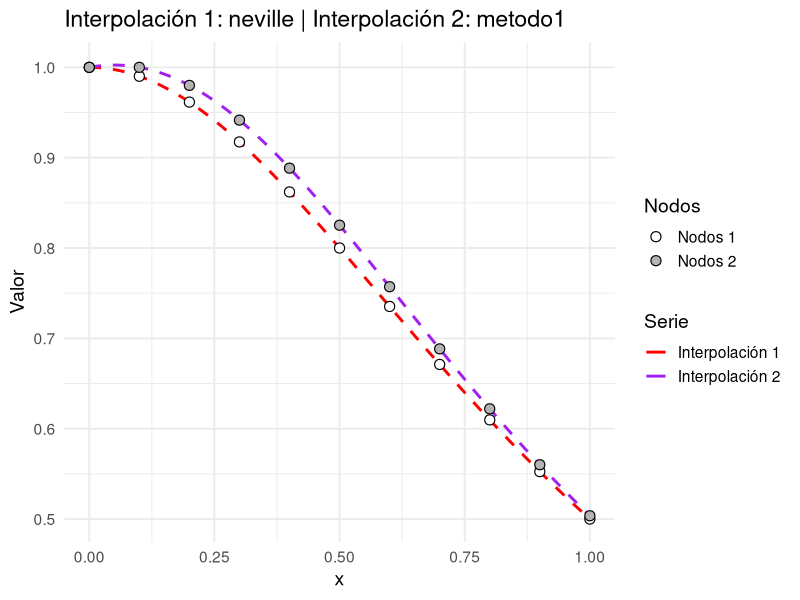
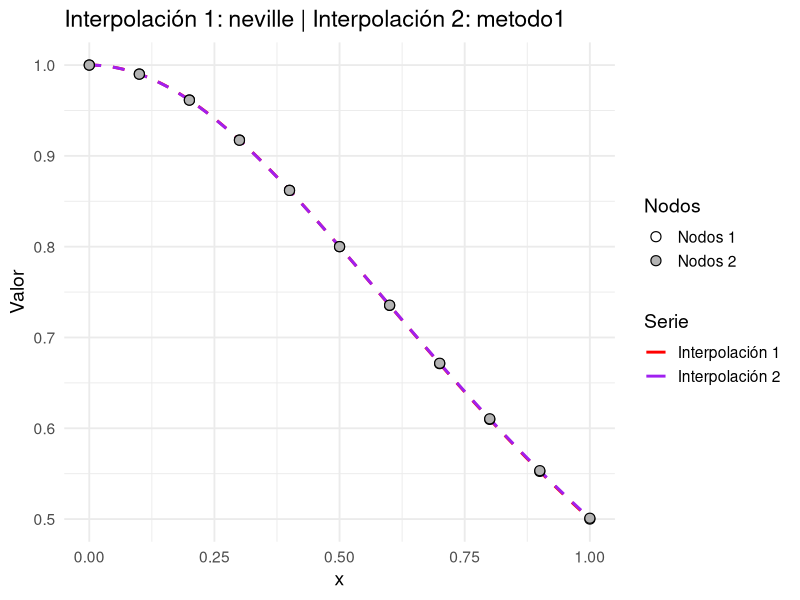
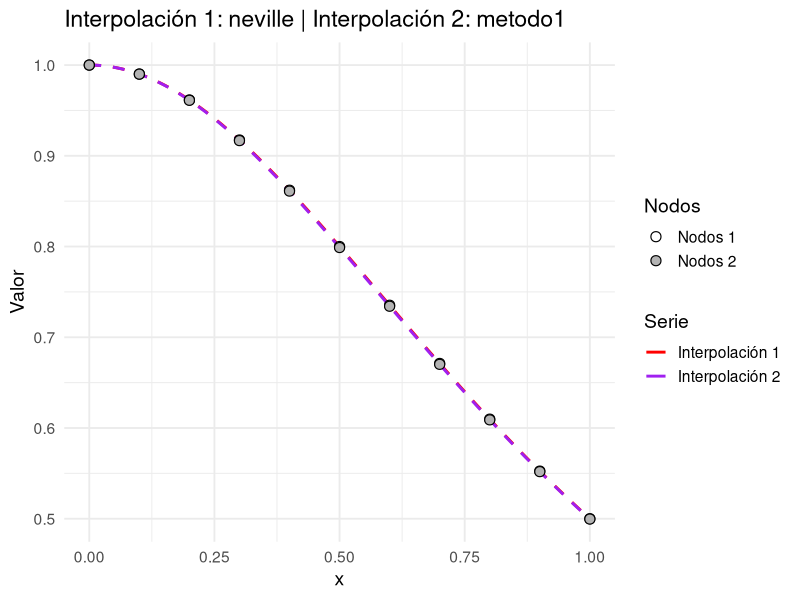
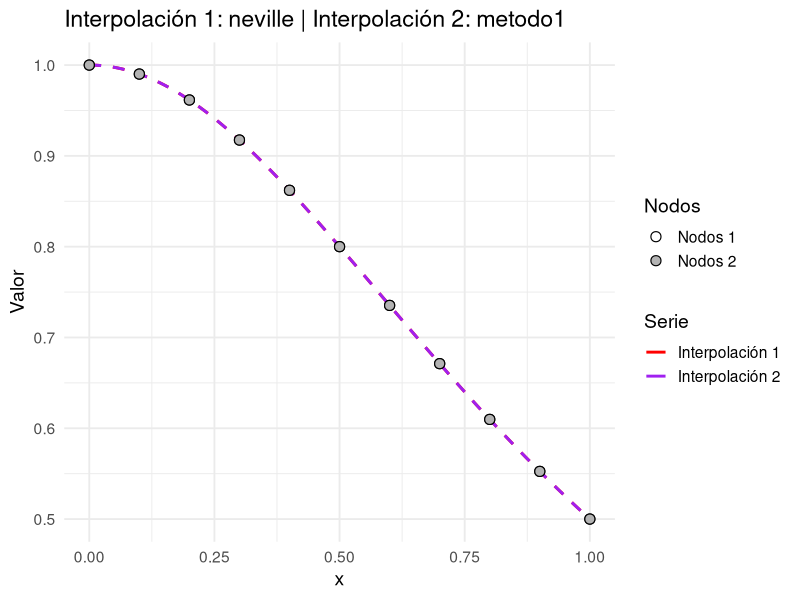
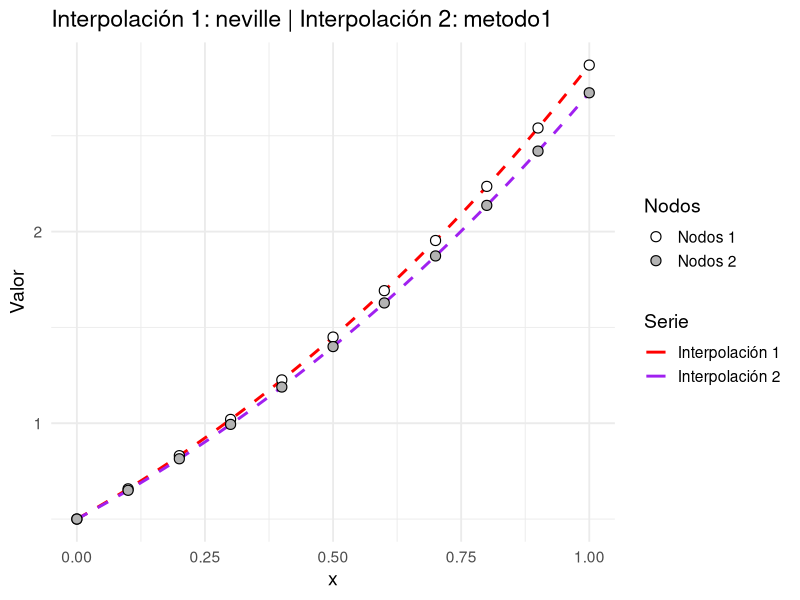
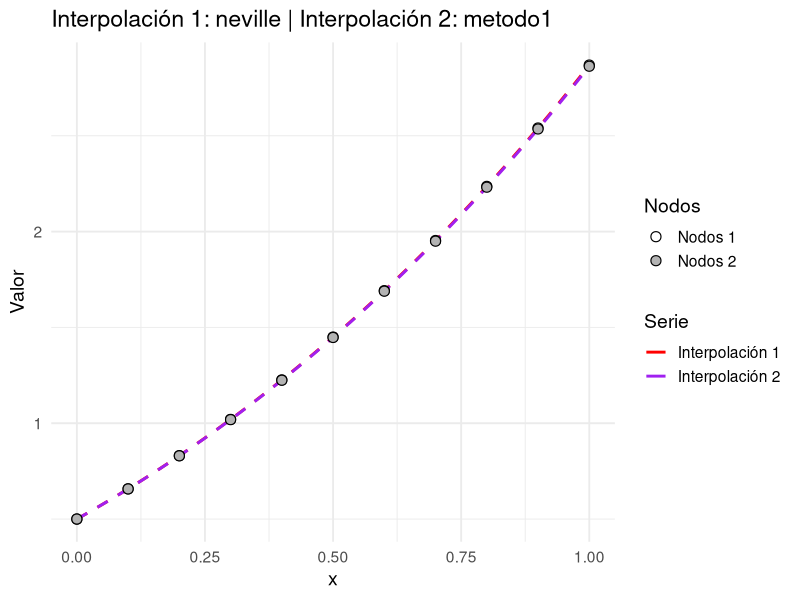
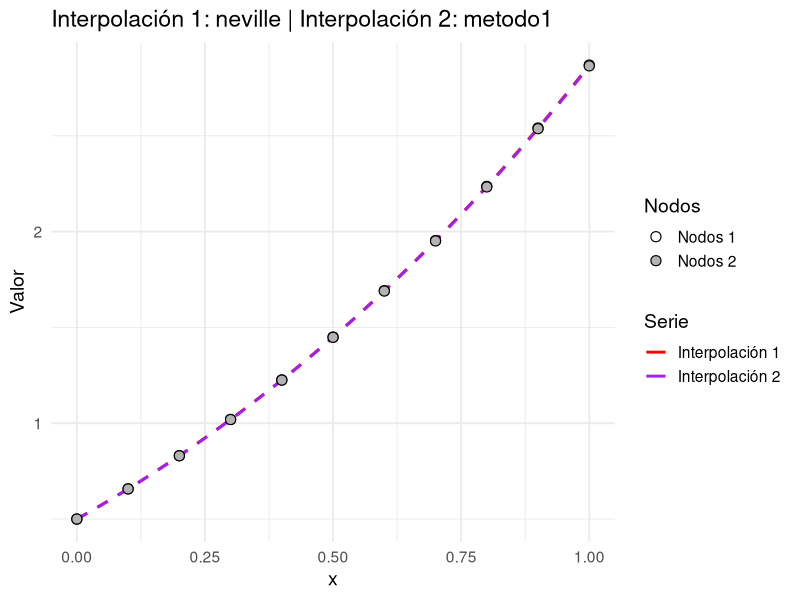
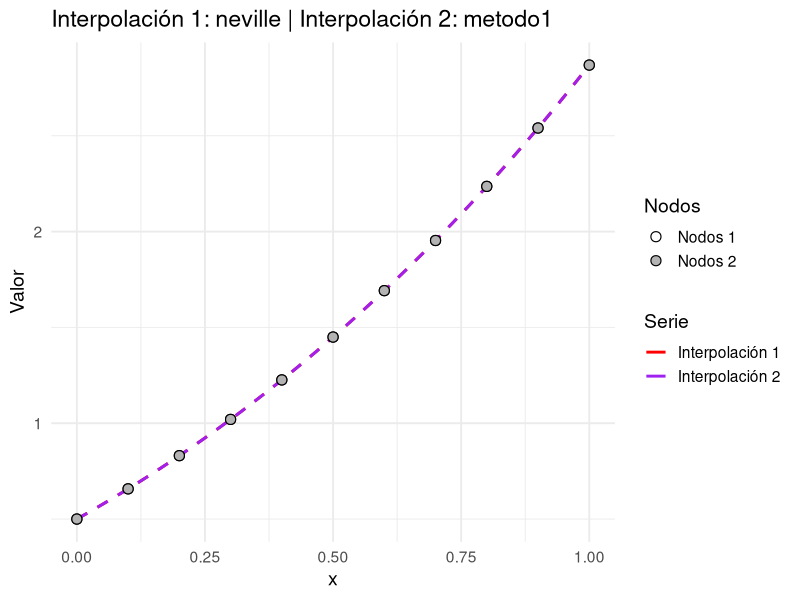

R code for these plots, in order:
## ---- chunk 1
#| include: false

library(tidyverse)
neville <- function(nodos, valores, x) {
  stopifnot(is.numeric(nodos),
            is.numeric(valores),
            length(nodos) == length(valores))
  n <- length(nodos)
  Q <- matrix(NA_real_, nrow = n, ncol = n)
  
  # Columna inicial con valores de Y
  Q[, 1] <-  valores
  
  # Construccion de la tabla de Neville
  for (i in 2:n) {
    for (j in 2:i) {
      numerador <- ((x - nodos[i - j + 1]) * Q[i, j - 1] - (x - nodos[i]) * Q[i -
                                                                                1, j - 1])
      denominador <- nodos[i] - nodos[i - j + 1]
      Q[i, j] <-  numerador / denominador
    }
  }
  return(list(valor = Q[n, n], tabla = Q))
}


graficar.polinomio <- function(nodos1,
                               a,
                               b,
                               metodo1,
                               f1 = NULL,
                               valores1 = NULL,
                               nodos2 = NULL,
                               metodo2 = metodo1,
                               f2 = NULL,
                               valores2 = NULL,
                               f.referencia = NULL) {
  stopifnot(is.numeric(nodos1), length(nodos1) >= 2)

  if (is.null(f1) == is.null(valores1)) {
    stop("Para el primer conjunto debe proveer exactamente uno: 'f1' o 'valores1'.")
  }

  tiene.segundo <- !is.null(nodos2)

  if (tiene.segundo) {
    stopifnot(is.numeric(nodos2), length(nodos2) >= 2)
    if (is.null(f2) == is.null(valores2)) {
      stop("Para el segundo conjunto debe proveer exactamente uno: 'f2' o 'valores2'.")
    }
  }

  if (!is.null(f1)) {
    stopifnot(is.function(f1))
    valores_nodos_1 <- f1(nodos1)
  } else {
    stopifnot(is.numeric(valores1), length(valores1) == length(nodos1))
    valores_nodos_1 <- valores1
  }

  if (tiene.segundo) {
    if (!is.null(f2)) {
      stopifnot(is.function(f2))
      valores_nodos_2 <- f2(nodos2)
    } else {
      stopifnot(is.numeric(valores2), length(valores2) == length(nodos2))
      valores_nodos_2 <- valores2
    }
  } else {
    valores_nodos_2 <- NULL
  }

  H1 <- function(x) {
    vapply(
      x,
      function(xx)
        metodo1(nodos1, valores_nodos_1, xx)$valor,
      numeric(1)
    )
  }

  if (tiene.segundo) {
    H2 <- function(x) {
      vapply(
        x,
        function(xx)
          metodo2(nodos2, valores_nodos_2, xx)$valor,
        numeric(1)
      )
    }
  } else {
    H2 <- NULL
  }

  xi <- seq(a, b, length.out = 400)

  fx1.col <- if (!is.null(f1)) f1(xi) else NA_real_

  if (tiene.segundo) {
    fx2.col <- if (!is.null(f2)) f2(xi) else NA_real_
  } else {
    fx2.col <- NA_real_
  }

  fx.ref.col <- if (!is.null(f.referencia)) {
    stopifnot(is.function(f.referencia))
    f.referencia(xi)
  } else {
    NA_real_
  }

  df_plot <- data.frame(
    x        = xi,
    H1x      = H1(xi),
    H2x      = if (tiene.segundo) H2(xi) else NA_real_,
    fx1      = fx1.col,
    fx2      = fx2.col,
    fx.ref   = fx.ref.col
  )

  df_nodos_1 <- data.frame(x = nodos1, y = valores_nodos_1)

  if (tiene.segundo) {
    df_nodos_2 <- data.frame(x = nodos2, y = valores_nodos_2)
  }

  p <- ggplot(df_plot, aes(x = x))
  
  if (!is.null(f.referencia)) {
    p <- p +
      geom_line(
        aes(y = fx.ref,
            color = "Referencia",
            linetype = "Referencia"),
        linewidth = 1
      )
  }

  if (!is.null(f1)) {
    p <- p +
      geom_line(
        aes(y = fx1,
            color = "Original 1",
            linetype = "Original 1"),
        linewidth = 1
      )
  }

  if (tiene.segundo && !is.null(f2)) {
    p <- p +
      geom_line(
        aes(y = fx2,
            color = "Original 2",
            linetype = "Original 2"),
        linewidth = 1
      )
  }

  p <- p +
    geom_line(
      aes(y = H1x,
          color = "Interpolación 1",
          linetype = "Interpolación 1"),
      linewidth = 1
    )

  if (tiene.segundo) {
    p <- p +
      geom_line(
        aes(y = H2x,
            color = "Interpolación 2",
            linetype = "Interpolación 2"),
        linewidth = 1
      )
  }

  p <- p +
    geom_point(
      data = df_nodos_1,
      aes(x = x, y = y, fill = "Nodos 1"),
      shape = 21,
      size = 3,
      stroke = .6,
      color = "black"
    )

  if (tiene.segundo) {
    p <- p +
      geom_point(
        data = df_nodos_2,
        aes(x = x, y = y, fill = "Nodos 2"),
        shape = 21,
        size = 3,
        stroke = .6,
        color = "black"
      )
  }

  p <- p +
    scale_color_manual(
      values = c(
        "Original 1"        = "blue",
        "Original 2"        = "darkgreen",
        "Interpolación 1"   = "red",
        "Interpolación 2"   = "purple",
        "Referencia"        = "orange"
      ),
      name = "Serie"
    ) +
    scale_linetype_manual(
      values = c(
        "Original 1"        = "solid",
        "Original 2"        = "solid",
        "Interpolación 1"   = "dashed",
        "Interpolación 2"   = "dashed",
        "Referencia"        = "solid"
      ),
      guide = "none"
    ) +
    scale_fill_manual(
      values = c(
        "Nodos 1" = "white",
        "Nodos 2" = "grey70"
      ),
      name = "Nodos"
    ) +
    labs(
      title = if (tiene.segundo) {
        paste0(
          "Interpolación 1: ",
          deparse(substitute(metodo1)),
          " | Interpolación 2: ",
          deparse(substitute(metodo2))
        )
      } else {
        paste0(
          "Interpolación por ",
          deparse(substitute(metodo1))
        )
      },
      y = "Valor",
      x = "x"
    ) +
    theme_minimal(base_size = 14)

  p
}

## ---- chunk 2
#| code-fold: true

metodo.euler <- function(a, b, N, alfa, f){
  h <- (b - a) / N
  t <- a
  w <- alfa
  T <- numeric(N + 1)
  W <- numeric(N + 1)
  T[1] <- t
  W[1] <- w
  for (i in 2:(N+1)) {
    W[i] <- W[i-1] + h*f(T[i-1],W[i-1])
    T[i] <- t + (i - 1)*h
  }
  
  tabla <- data.frame(t = T, w = W)
  
  return(list(t = T, w = W, tabla = tabla))
}
## ---- chunk 3
#| code-fold: true

metodo.euler.predictor.corrector <- function(a, b, N, alfa, f){
  h <- (b - a) / N
  t <- a
  w <- alfa
  T <- numeric(N + 1)
  W <- numeric(N + 1)
  T[1] <- t
  W[1] <- w
  for (i in 2:(N+1)) {
    W[i] <- W[i-1] + h*f(T[i-1],W[i-1]) #predictor
    T[i] <- T[i - 1] + h
    W[i] <- W[i-1] + (h/2)*(f(T[i-1], W[i-1]) + f(T[i], W[i])) #corrector
  }
  
  tabla <- data.frame(t = T, w = W)
  
  return(list(t = T, w = W, tabla = tabla))
}
## ---- chunk 4
#| code-fold: true

runge.kutta.punto.medio <- function(a, b, N, alfa, f){
  h <- (b - a) / N
  t <- a
  w <- alfa
  T <- numeric(N + 1)
  W <- numeric(N + 1)
  T[1] <- t
  W[1] <- w
  for (i in 2:(N+1)) {
    W[i] <- W[i-1] + h*f(T[i-1] + (h/2),W[i-1] + (h/2)*f(T[i-1], W[i-1])) #predictor
    T[i] <- T[i - 1] + h
  }
  
  tabla <- data.frame(t = T, w = W)
  
  return(list(t = T, w = W, tabla = tabla))
}
## ---- chunk 5
#| code-fold: true

runge.kutta.cuarto.orden <- function(a, b, N, alfa, f){
  h <- (b - a) / N
  t <- a
  w <- alfa
  T <- numeric(N + 1)
  W <- numeric(N + 1)
  T[1] <- t
  W[1] <- w
  for (i in 2:(N+1)) {
    k1 <- h*f(T[i-1], W[i-1])
    k2 <- h*f(T[i-1] + h/2, W[i-1] + k1/2)
    k3 <- h*f(T[i-1] + h/2, W[i-1] + k2/2)
    k4 <- h*f(T[i-1] + h, W[i-1] + k3)
    
    W[i] <- W[i-1] + (1/6)*(k1 + 2*k2 + 2*k3 + k4)
    T[i] <- T[i - 1] + h
  }
  
  tabla <- data.frame(t = T, w = W)
  
  return(list(t = T, w = W, tabla = tabla))
}
## ---- chunk 6
library(deSolve)
## ---- chunk 7
#| code-fold: true

p1.euler <- metodo.euler(0, 1, 10, 1, function(t, y) -2*t*y^2)
p1.euler.pc <- metodo.euler.predictor.corrector(0, 1, 10, 1, function(t, y) -2*t*y^2)
p1.rkpm <- runge.kutta.punto.medio(0, 1, 10, 1, function(t, y) -2*t*y^2)
p1.rk4o <- runge.kutta.cuarto.orden(0, 1, 10, 1, function(t, y) -2*t*y^2)

data.frame(nodos = p1.euler$t, euler = p1.euler$w, euler.pred.corrector = p1.euler.pc$w, runge.kutta.punto.medio = p1.rkpm$w, runge.kutta.cuarto.orden = p1.rk4o$w)
## ---- chunk 8
#| code-fold: true

p2.euler <- metodo.euler(0, 1, 10, 1/2, function(x, y) cos(x) + y)
p2.euler.pc <- metodo.euler.predictor.corrector(0, 1, 10, 1/2, function(x, y) cos(x) + y)
p2.rkpm <- runge.kutta.punto.medio(0, 1, 10, 1/2, function(x, y) cos(x) + y)
p2.rk4o <- runge.kutta.cuarto.orden(0, 1, 10, 1/2, function(x, y) cos(x) + y)

data.frame(nodos = p2.euler$t, euler = p2.euler$w, euler.pred.corrector = p2.euler.pc$w, runge.kutta.punto.medio = p2.rkpm$w, runge.kutta.cuarto.orden = p2.rk4o$w)
## ---- chunk 9
#| code-fold: true

p3.euler <- metodo.euler(0, 1, 10, 1, function(t, y)- ( t * sqrt(1 - y^2) ) / ( y * sqrt(1 - t^2) ))
p3.euler.pc <- metodo.euler.predictor.corrector(0, 1, 10, 1, function(t, y)- ( t * sqrt(1 - y^2) ) / ( y * sqrt(1 - t^2) ))
p3.rkpm <- runge.kutta.punto.medio(0, 1, 10, 1, function(t, y)- ( t * sqrt(1 - y^2) ) / ( y * sqrt(1 - t^2) ))
p3.rk4o <- runge.kutta.cuarto.orden(0, 1, 10, 1, function(t, y)- ( t * sqrt(1 - y^2) ) / ( y * sqrt(1 - t^2) ))

data.frame(nodos = p3.euler$t, euler = p3.euler$w, euler.pred.corrector = p3.euler.pc$w, runge.kutta.punto.medio = p3.rkpm$w, runge.kutta.cuarto.orden = p3.rk4o$w)
## ---- chunk 10
#| code-fold: true

edo <- function(t, y, parms) {
  dydt <- -2 * t * y^2
  list(dydt)
}

y0 <- 1
tiempos <- seq(0, 1, by = 0.1)

sol <- ode(y = y0, times = tiempos, func = edo, parms = NULL)
## ---- chunk 11
graficar.polinomio(sol[,1], 0, 1, neville, valores1 = sol[,2], nodos2 =  p1.euler$t, valores2 = p1.euler$w)
graficar.polinomio(sol[,1], 0, 1, neville, valores1 = sol[,2], nodos2 =  p1.euler.pc$t, valores2 = p1.euler.pc$w)
graficar.polinomio(sol[,1], 0, 1, neville, valores1 = sol[,2], nodos2 =  p1.rkpm$t, valores2 = p1.rkpm$w)
graficar.polinomio(sol[,1], 0, 1, neville, valores1 = sol[,2], nodos2 =  p1.rk4o$t, valores2 = p1.rk4o$w)
## ---- chunk 12
#| code-fold: true

edo <- function(t, y, parms) {
  dydt <- cos(t) + y
  list(dydt)
}

y0 <- 1/2
tiempos <- seq(0, 1, by = 0.1)

sol <- ode(y = y0, times = tiempos, func = edo, parms = NULL)
## ---- chunk 13
#| code-fold: true

graficar.polinomio(sol[,1], 0, 1, neville, valores1 = sol[,2], nodos2 =  p2.euler$t, valores2 = p2.euler$w)
graficar.polinomio(sol[,1], 0, 1, neville, valores1 = sol[,2], nodos2 =  p2.euler.pc$t, valores2 = p2.euler.pc$w)
graficar.polinomio(sol[,1], 0, 1, neville, valores1 = sol[,2], nodos2 =  p2.rkpm$t, valores2 = p2.rkpm$w)
graficar.polinomio(sol[,1], 0, 1, neville, valores1 = sol[,2], nodos2 =  p2.rk4o$t, valores2 = p2.rk4o$w)
## ---- chunk 14
#| code-fold: true

edo <- function(t, y, parms) {
  dydt <- - ( t * sqrt(1 - y^2) ) / ( y * sqrt(1 - t^2) )
  list(dydt)
}

y0 <- 1
tiempos <- seq(0, 0.999, by = 0.1)

sol <- ode(y = y0,
           times = tiempos,
           func = edo,
           parms = NULL)

sol

## ---- chunk 15
#| code-fold: true

graficar.polinomio(sol[,1], 0, 1, neville, valores1 = sol[,2], nodos2 =  p3.euler$t, valores2 = p3.euler$w)
graficar.polinomio(sol[,1], 0, 1, neville, valores1 = sol[,2], nodos2 =  p3.euler.pc$t, valores2 = p3.euler.pc$w)
graficar.polinomio(sol[,1], 0, 1, neville, valores1 = sol[,2], nodos2 =  p3.rkpm$t, valores2 = p3.rkpm$w)
graficar.polinomio(sol[,1], 0, 1, neville, valores1 = sol[,2], nodos2 =  p3.rk4o$t, valores2 = p3.rk4o$w)
## ---- chunk 16
#| code-fold: true

# Método de Euler Modificado (RK2)
euler_modificado <- function(f, a, b, y0, N) {
  h <- (b - a) / N
  t <- numeric(N + 1)
  y <- numeric(N + 1)
  t[1] <- a
  y[1] <- y0
  
  for (i in 1:N) {
    k1 <- f(t[i], y[i])
    k2 <- f(t[i] + h/2, y[i] + (h/2) * k1)
    y[i + 1] <- y[i] + h * k2
    t[i + 1] <- t[i] + h
  }
  
  data.frame(t = t, y = y)
}
## ---- chunk 17
#| code-fold: true

f1 <- function(t, y) {
  -2 * t * y^2
}

# Parámetros
a1 <- 0; b1 <- 1; y01 <- 1; N <- 20
res1 <- euler_modificado(f1, a1, b1, y01, N)

# Solución exacta: y(t) = 1 / (1 + t^2)
y1_exacta <- function(t) {
  1 / (1 + t^2)
}

# Graficar
plot(res1$t, y1_exacta(res1$t), type = "l", col = "blue", lwd = 2,
     main = "Problema 1: Euler Modificado vs Solución Exacta", xlab = "t", ylab = "y(t)")
lines(res1$t, res1$y, col = "red", lty = 2, lwd = 2)
legend("topright", legend = c("Exacta", "Euler Modificado"),
       col = c("blue", "red"), lty = c(1,2), lwd = 2)
## ---- chunk 18
#| code-fold: true

f2 <- function(t, y) {
  cos(t) + y
}

# Parámetros
a2 <- 0; b2 <- 1; y02 <- 0.5
res2 <- euler_modificado(f2, a2, b2, y02, N)

# No hay solución exacta elemental, graficamos solo la aproximada
plot(res2$t, res2$y, type = "l", col = "darkgreen", lwd = 2,
     main = "Problema 2: Euler Modificado", xlab = "t", ylab = "y(t)")
## ---- chunk 19
#| code-fold: true
f3 <- function(x, y) {
  - (x * sqrt(1 - y^2)) / (y * sqrt(1 - x^2))
}

a3 <- 0
b3 <- 1
y03 <- 1     
N <- 1000    

res3 <- euler_modificado(f3, a3, b3, y03, N)

validos <- !is.na(res3$y)
plot(res3$t[validos], res3$y[validos], type = "l", col = "purple", lwd = 2,
     main = "Problema 3: Euler Modificado (condición correcta)",
     xlab = "x", ylab = "y(x)")
## ---- chunk 20
#| code-fold: true
tercer.orden.huen <- function(a, b, N, alfa, f){
  h <- (b - a) / N
  t <- a
  w <- alfa
  T <- numeric(N + 1)
  W <- numeric(N + 1)
  T[1] <- t
  W[1] <- w
  for (i in 2:(N+1)) {
    k1 <- f(T[i-1], W[i-1])
    k2 <- f(T[i-1] + h/3, W[i-1] + k1*(h/3))
    k3 <- f(T[i-1] + (2/3)*h, W[i-1] + (2*h/3)*k2)

    W[i] <- W[i-1] + (h/4)*(k1 + 3*k3)
    T[i] <- T[i - 1] + h
  }
  
  tabla <- data.frame(t = T, w = W)
  
  return(list(t = T, w = W, tabla = tabla))
}
## ---- chunk 21
#| code-fold: true

p1 <- tercer.orden.huen(0, 1, 10, 1, function(x, y) -2*x*y^2)
p1$tabla

graficar.polinomio(p1$t, 0, 1, neville, valores1 = p1$w, f.referencia = function(t) 1 / (1 + t^2))
## ---- chunk 22
#| code-fold: true

p2 <- tercer.orden.huen(0, 1, 10, 1/2, function(x, y) cos(x) + y)
p1$tabla

graficar.polinomio(p1$t, 0, 1, neville, valores1 = p1$w, f.referencia = function(t) 1 / (1 + t^2))
## ---- chunk 23
#| code-fold: true

p3 <- tercer.orden.huen(0, 1, 10, 1, function(t, y)- ( t * sqrt(1 - y^2) ) / ( y * sqrt(1 - t^2) ))
p3$tabla

graficar.polinomio(p3$t, 0, 1, neville, valores1 = p3$w, f.referencia = function(x) 1)
## ---- chunk 24
#| code-fold: true

# Método de Euler Modificado (RK2)
runge_kutta_3 <- function(f, a, b, y0, N) {
  h <- (b - a) / N
  t <- numeric(N + 1)
  y <- numeric(N + 1)
  t[1] <- a
  y[1] <- y0
  
  for (i in 1:N) {
    k1 <- f(t[i], y[i])
    k2 <- f(t[i] + h/2, y[i] + h/2 * k1)
    k3 <- f(t[i] + h, y[i] - h * k1 + 2 * h * k2)
    y[i + 1] <- y[i] + h / 6 * (k1 + 4 * k2 + k3)
    t[i + 1] <- t[i] + h
  }
  
  data.frame(t = t, y = y)
}
## ---- chunk 25
#| code-fold: true

# Función del problema 1
f1 <- function(t, y) {
  -2 * t * y^2
}

# Parámetros
a1 <- 0; b1 <- 1; y01 <- 1; N <- 20
res1 <- runge_kutta_3(f1, a1, b1, y01, N)

# Solución exacta: y(t) = 1 / (1 + t^2)
y1_exacta <- function(t) {
  1 / (1 + t^2)
}

# Graficar
plot(res1$t, y1_exacta(res1$t), type = "l", col = "blue", lwd = 2,
     main = "Problema 1: Runge-Kutta de 3er Orden vs Solución Exacta", xlab = "t", ylab = "y(t)")
lines(res1$t, res1$y, col = "red", lty = 2, lwd = 2)
legend("topright", legend = c("Exacta", "Runge-Kutta 3er Orden"),
       col = c("blue", "red"), lty = c(1,2), lwd = 2)
## ---- chunk 26
#| code-fold: true

# Función del problema 2
f2 <- function(t, y) {
  cos(t) + y
}

# Parámetros
a2 <- 0; b2 <- 1; y02 <- 0.5
res2 <- runge_kutta_3(f2, a2, b2, y02, N)

# No hay solución exacta elemental, graficamos solo la aproximada
plot(res2$t, res2$y, type = "l", col = "darkgreen", lwd = 2,
     main = "Problema 2: Runge-Kutta de 3er Orden", xlab = "t", ylab = "y(t)")
## ---- chunk 27
#| code-fold: true
# Función del problema 
f3 <- function(x, y) {
  if (is.na(x) || is.na(y) || is.nan(x) || is.nan(y)) return(NA)
  if ((1 - x^2) < 0 || (1 - y^2) < 0 || abs(y) < 1e-8) return(NA)
  
  - (x * sqrt(1 - y^2)) / (y * sqrt(1 - x^2))
}

# Parámetros
a3 <- 0      
b3 <- 1      
y03 <- 1     
N <- 100     

# Resolver con Runge-Kutta de 3er orden
res3 <- runge_kutta_3(f3, a3, b3, y03, N)

# Graficar 
validos <- !is.na(res3$y)
plot(res3$t[validos], res3$y[validos], type = "l", col = "purple", lwd = 2,
     main = "Problema 3: Runge-Kutta de 3er Orden",
     xlab = "x", ylab = "y(x)")
## ---- chunk 28
#| code-fold: true

exp_matriz <- function(A, t) {
  eig <- eigen(A)
  C <- eig$vectors
  D <- diag(exp(t * eig$values))
  C %*% D %*% solve(C)
}

A <- matrix(c(3, -1, -2, 2), nrow = 2, byrow = TRUE)
t <- 1
exp_matriz(A, t)
## ---- chunk 29
#| code-fold: true

resolver.sistema.diferencial <- function(A, condiciones.iniciales, t.puntos) {
  nombres <- sapply(condiciones.iniciales, function(x) as.character(x[[1]]))
  B <- matrix(as.numeric(sapply(condiciones.iniciales, function(x) x[[2]])), ncol = 1)
  sol.mat <- sapply(t.puntos, function(t) exp_matriz(A, t) %*% B)
  if (is.vector(sol.mat)) sol.mat <- matrix(sol.mat, nrow = nrow(A))
  rownames(sol.mat) <- nombres
  soluciones <- lapply(seq_len(nrow(sol.mat)), function(i) as.numeric(sol.mat[i, ]))
  names(soluciones) <- nombres
  list(tiempos = t.puntos, soluciones = soluciones)
}

A <- matrix(c(3, -1, -2, 2), nrow = 2, byrow = TRUE)
condiciones <- list(list("x1", 90), list("x2", 150))
t.grid <- seq(0, 1, by = 0.1)
res <- resolver.sistema.diferencial(A, condiciones, t.grid)
data.frame(t = res$tiempos, do.call(cbind, res$soluciones))

## ---- chunk 30
#| code-fold: true

A <- matrix(c(3,-2,0,-2,3,0,0,0,5), 3, 3, byrow = TRUE)
cond <- list(list("x1",2), list("x2",1), list("x3",3))
ts <- seq(0, 1, by = 0.1)
res <- resolver.sistema.diferencial(A, cond, ts)
data.frame(t = res$tiempos, do.call(cbind, res$soluciones))
